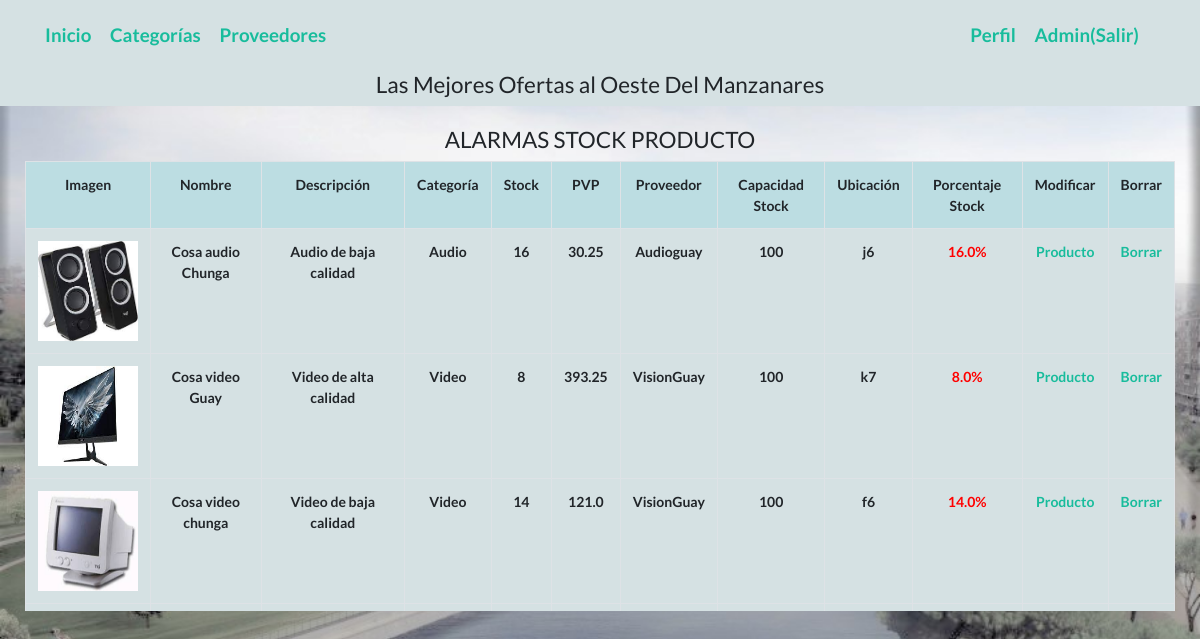
/alarmas_stock (signed in), run on the app's committed database.
### main/models.py (models this page shows, shortened)
class Usuarios(db.Base):
    __tablename__ = 'usuarios'
    id = Column(Integer, primary_key=True)
    username = Column(String(100), nullable=False)
    password_hash = Column(String(128), nullable=False)
    nombre = Column(String(200), nullable=False)
    email = Column(String(200), nullable=False)
    admin = Column(Boolean, default=False)
    proveedor = Column(Boolean, default=False)
    activo = Column(Boolean, default=True)
    usuProveedorId = Column(Integer, ForeignKey("proveedores.id"), default=0)
    usuProveedor = relationship("Proveedores", backref="ProveedorUsu")
    @property
    def password(self):
        raise AttributeError('password is not a readable attribute')
    def is_admin(self):
        return self.admin
    def is_proveedor(self):
        return self.proveedor

class Inventario(db.Base):
    __tablename__ = "inventario"
    id = Column(Integer, primary_key=True)
    nombre = Column(String(100), nullable=False)
    precio = Column(Float, default=0)
    iva = Column(Integer, default=21)
    descripcion = Column(String(255))
    image = Column(String(255))
    stock = Column(Integer, default=0)
    capacidad_stock = Column(Integer, default=0)
    ubicacion = Column(String, default=0)
    Proveedorid = Column(Integer, ForeignKey('proveedores.id'), nullable=False)
    CategoriaId = Column(Integer, ForeignKey('categorias.id'), nullable=False)
    activo = Column(Boolean, default=True)
    categoria = relationship("Categorias", backref="Articulos")
    proveedor = relationship("Proveedores", backref="Proveedor")
    def precio_final(self):
        return round(self.precio + (self.precio * self.iva / 100), 2)
    def porcentaje_stock(self):
        return round(self.stock * 100 / self.capacidad_stock, 1)

class Categorias(db.Base):
    __tablename__ = 'categorias'
    id = Column(Integer, primary_key=True)
    nombre = Column(String(100))
    articulos = relationship("Inventario", cascade="all, delete-orphan",
                             backref="Categorias", lazy='dynamic')

class Proveedores(db.Base):
    __tablename__ = "proveedores"
    id = Column(Integer, primary_key=True)
    nombre = Column(String(100), nullable=False)
    cif = Column(String, nullable=False)
    descuento = Column(Float, default=0)
    direccion = Column(String(255))
    telefono = Column(String(15))
    activo = Column(Boolean, default=True)
    proveedor = relationship("Inventario", cascade="all, delete-orphan",
                             backref="Proveedores", lazy='dynamic')
    proveedorUsu = relationship("Usuarios", cascade="all, delete-orphan",
                                backref="Proveedores", lazy='dynamic')

### main/providers.py (the view)
@providers.route('/alarmas_stock')
@login_required
def alarmas_stock():
    alarmas_stock = []
    stock = db.session.query(Inventario).all()
    for alrm in stock:
        if alrm.stock < 20:
            alarmas_stock.append(alrm)
    return render_template("alarmas_stock.html", alarmas_stock=alarmas_stock)

### main/main.py (called while the page is built)
@login_manager.user_loader
def load_user(user_id):
    from models import Usuarios
    return db.session.query(Usuarios).get(int(user_id))

@app.context_processor
def contar_carrito():
    if not current_user.is_authenticated:
        return {'num_articulos': 0}
    if request.cookies.get(str(current_user.id)) is None:
        return {'num_articulos': 0}
    else:
        datos = json.loads(request.cookies.get(str(current_user.id)))
        return {'num_articulos': len(datos)}

### templates/alarmas_stock.html (shortened to what this page needs)
{% extends "base.html" %}
{% block content %}
{% if current_user.is_admin()%}
<div class="col-md-12 mx-auto">
    <div><br/>
        <h4>ALARMAS STOCK PRODUCTO</h4>
        <div class="panel panel-default mx-auto" id="div3">
            <table class="table table-bordered tablas col-md-12 my-auto" bgcolor="#D5E1E3 ">
                <tr>
                    <td class="header">Imagen</td>
                    <td class="header">Nombre</td>
                    <td class="header">Descripción</td>
                    <td class="header">Categoría</td>
                    <td class="header">Stock</td>
                    <td class="header">PVP</td>
                    <td class="header">Proveedor</td>
                    <td class="header">Capacidad Stock</td>
                    <td class="header">Ubicación</td>
                    <td class="header">Porcentaje Stock</td>
                    <td class="header">Modificar</td>
                    <td class="header">Borrar</td>
                </tr>
                <tr>
                    {% for art in alarmas_stock %}
                    {% if art.image %}
                    <td><img src="{{url_for('static',filename='upload/')}}{{art.image}}" width="100" height="100"/>
                        {% else %}
                    <td><img src="{{url_for('static',filename='upload/not-found.png')}}" width="100" height="100"/>
                        {% endif %}
                    <td>{{art.nombre}}</td>
                    <td>{{art.descripcion}}</td>
                    <td>{{art.categoria.nombre}}</td>
                    <td>{{art.stock}}</td>
                    <td>{{art.precio_final()}}</td>
                    <td>{{art.proveedor.nombre}}</td>
                    <td>{{art.capacidad_stock}}</td>
                    <td>{{art.ubicacion}}</td>
                    {% if art.porcentaje_stock()<20 %}
                    <td style="color:red">{{art.porcentaje_stock()}}%</td>
                    {% else%}
                    <td>{{art.porcentaje_stock()}}%</td>
                    {% endif%}
                    <td><a href="{{url_for('article.articulos_edit',id=art.id)}}">
                        Producto</a></td>
                    <td><a href="{{url_for('article.articulos_delete',id=art.id)}}">
                        Borrar</a></td>
                </tr>
                {% endfor %}
            </table>
        </div>
    </div>
</div>
{%endif%}
{% endblock %}

### templates/base.html (shortened to what this page needs)
<!DOCTYPE html>
<html lang="es" xmlns="http://www.w3.org/1999/html">
<head>
    <link rel="stylesheet" href="https://cdn.jsdelivr.net/npm/bootswatch@4.5.2/dist/flatly/bootstrap.min.css"
>
    <link rel="stylesheet" href="{{ url_for('static', filename='main.css')}}">
</head>
<header>
    <nav class="navbar navbar-inverse navbar-fixed-top">
        <div class="container">
            <div class="navbar-header">
                <a class="navbar-brand" href="/index">Inicio</a>
                {% if current_user.is_authenticated and current_user.is_admin()%}
                <a class="navbar-brand" href="{{url_for('catego.categorias')}}">Categorías</a>
                <a class="navbar-brand" href="{{url_for('providers.proveedores')}}">Proveedores</a>
                {% endif %}
            </div>
            <div>
                {% if current_user.is_authenticated %}
                <a class="navbar-brand " href="/perfil/{{ current_user.username}}"> Perfil</a>
                <a class="navbar-brand " href="/logout">{{current_user.nombre}}(Salir)</a>
                {% else %}
                <a class="navbar-brand" href="/login">Login</a>
                <a class="navbar-brand" href="/registro">Registro</a>
                {% endif %}
            </div>
        </div>
    </nav>
    <div class="container">
        <h4>Las Mejores Ofertas al Oeste Del Manzanares</h4>
    </div>
</header>
<body>
<br>
<br>
<br>
<br>
<br>
{% block content %}{% endblock %}
</body>
</html>

### static/main.css (style rules this page uses)
body { margin-left: auto; margin-right: auto; margin-top: auto; margin-bottom: auto; text-align:center; background-image:url('fotos-playa-madrid-rio-001.jpg'); background-repeat: no-repeat; background-size: cover; font-weight: bold; font-size: 14px; }
#div3 { overflow:auto; height:450px; width:1150px; }
table { vertical-align:middle }
table td { vertical-align:middle; text-align:centre; }
header { text:black }
header { position: fixed; width: 100%; z-index: 1000; background:#D5E1E3; font-weight: bold }
.header { position: sticky; top: 0; z-index: 10; background-color: #BCDDE2; }

### data on the page
Usuarios: nombre "Admin"
Inventario: image (picture), nombre "Cosa audio Chunga", descripcion "Audio de baja calidad", categoria.nombre "Audio", stock "16", precio_final "30.25", proveedor.nombre "Audioguay", capacidad_stock "100", ubicacion "j6", porcentaje_stock "16.0"
Inventario: image (picture), nombre "Cosa video Guay", descripcion "Video de alta calidad", categoria.nombre "Video", stock "8", precio_final "393.25", proveedor.nombre "VisionGuay", capacidad_stock "100", ubicacion "k7", porcentaje_stock "8.0"
Inventario: image (picture), nombre "Cosa video chunga", descripcion "Video de baja calidad", categoria.nombre "Video", stock "14", precio_final "121.0", proveedor.nombre "VisionGuay", capacidad_stock "100", ubicacion "f6", porcentaje_stock "14.0"
